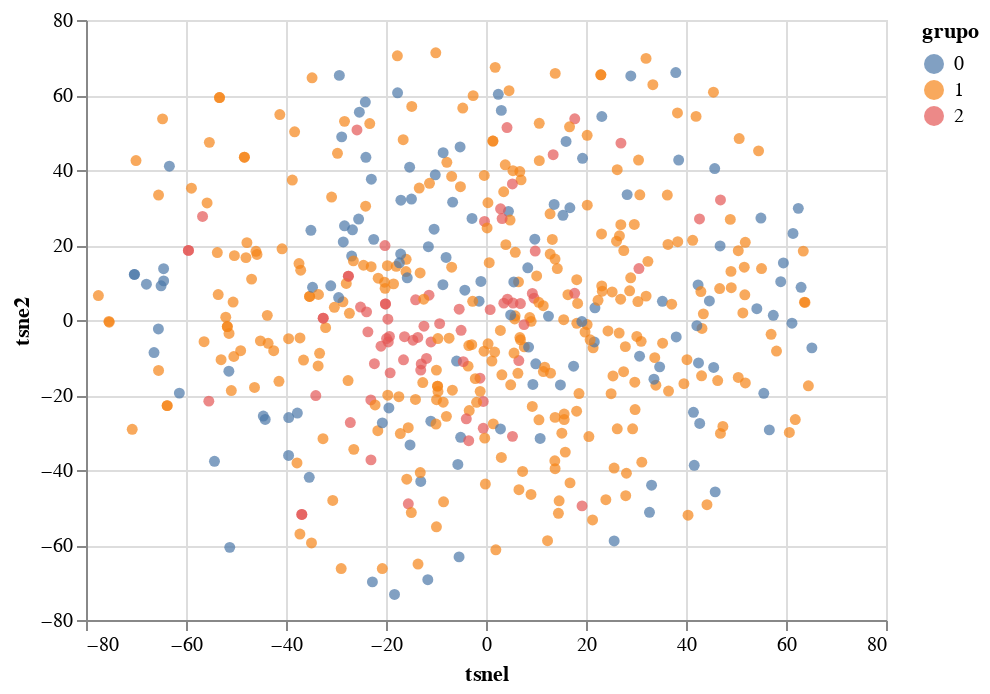

Notebook code for this chart:
### Code cell
letras_embedded = TSNE(n_components=2, verbose=1, perplexity=45).fit_transform(vec_text)

letras_ag = letras_ag.assign(tsnel = letras_embedded[:,0], tsne2 = letras_embedded[:,1])

alt.Chart(letras_ag.sample(500)).mark_circle(
    opacity = .7,
    size = 30
).encode(
    x = "tsnel",
    y = "tsne2",
    color = "grupo:N",
    tooltip = ["Artist", "SName"]
).interactive()

### Figure 1 — Vega-Lite specification as saved in the notebook (floating-point values rounded to 4 significant figures; data arrays with more than 128 entries replaced by an {"elided": "..."} marker saying what was removed)
{"config": {"view": {"continuousWidth": 400, "continuousHeight": 300}}, "data": {"name": "data-314d2c2b778b1cc55e68e8d19f99d8a4"}, "mark": {"type": "circle", "opacity": 0.7, "size": 30}, "encoding": {"color": {"field": "grupo", "type": "nominal"}, "tooltip": [{"field": "Artist", "type": "nominal"}, {"field": "SName", "type": "nominal"}], "x": {"field": "tsnel", "type": "quantitative"}, "y": {"field": "tsne2", "type": "quantitative"}}, "selection": {"selector002": {"type": "interval", "bind": "scales", "encodings": ["x", "y"]}}, "$schema": "https://vega.github.io/schema/vega-lite/v4.17.0.json", "datasets": {"data-314d2c2b778b1cc55e68e8d19f99d8a4": {"elided": "500 records"}}}
